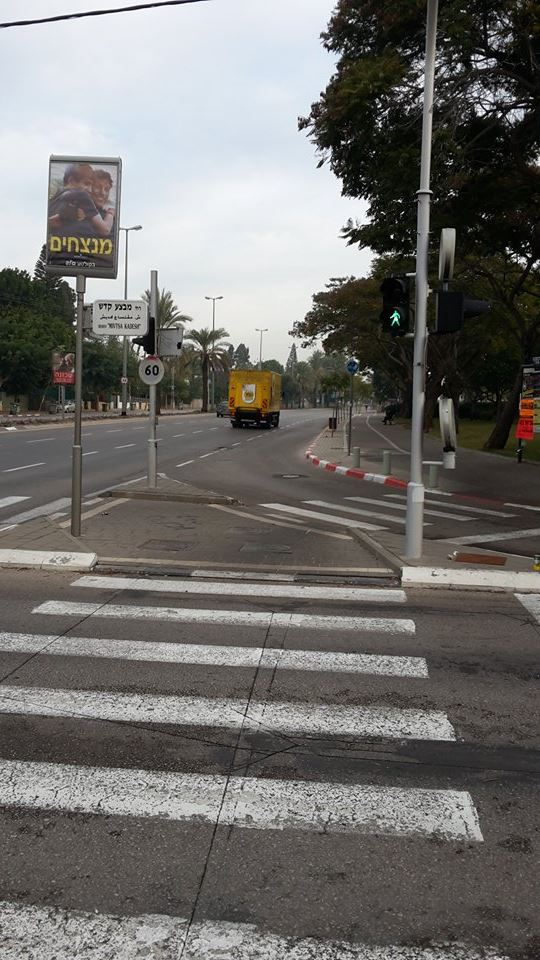
#> input picture src/python/aa.jpg, 540 x 960 px
$ python -i detect_light_state.py   (imports and definitions only)   (Python 2 division)
#> lines starting #> are read from the running program, lines starting #| are printed output that depends on the picture; after the words box and inside, x2 and y2 are one past the last pixel; in counts of white or black regions, pixels touching at a corner belong together
#> further down, picture is the input picture: shape (960, 540, 3); mean B, G, R 108.4, 111.3, 113
import cv2
import os
import math
import numpy as np
import matplotlib
from matplotlib import pyplot as plt


def show_image(i):
    cv2.imshow('image',i)
    k = cv2.waitKey(0) & 0xff
    if k == ord('h'):
        _show_hist_curve(i)
    elif k == 27:
        os._exit(2)
    cv2.destroyAllWindows()

def _split_image(img):
    height, width, _ = img.shape
    return img[0 : (height / 2), 0 : width], img[(height / 2) : height, 0 : width]

def _show_hist_curve(img):
    color = ('b','g','r')
    for i,col in enumerate(color):
        histr = cv2.calcHist([img],[i],None,[256],[0,256])
        plt.plot(histr,color = col)
        plt.xlim([0,256])
    plt.show()

def _heuristic_dominant_color(img, lower_thresh=100, upper_thresh=250):
#> called with lower_thresh = 100, upper_thresh = 250
    lower_green = np.array([50,50,50])
    upper_green = np.array([80,255,255])
    green_mask = cv2.inRange(img, lower_green, upper_green)
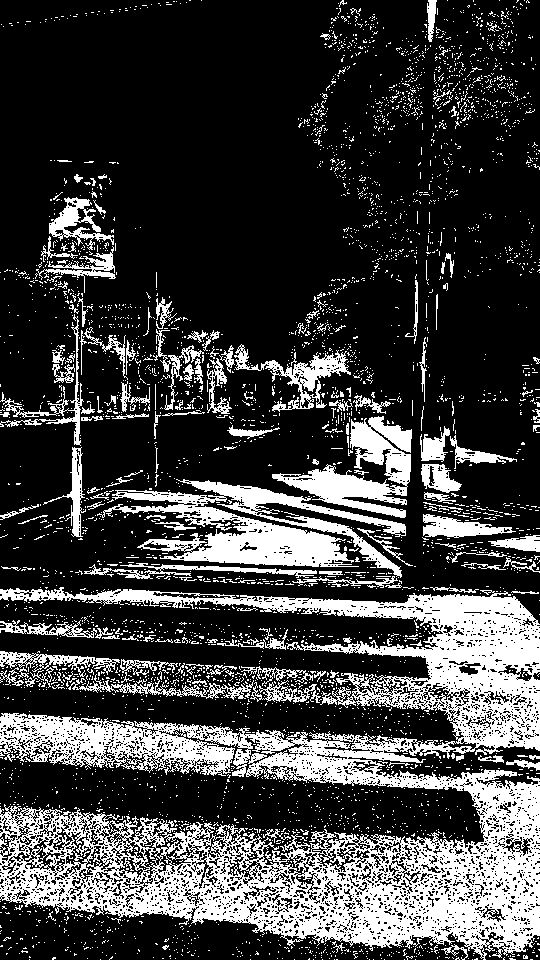
#> green_mask: shape (960, 540); 24.9% white; 4046 white regions (3871 under 20 px), largest, box (x1, y1, x2, y2) and area: (0, 587, 540, 960) 76802, (97, 479, 406, 578) 11021, (272, 416, 412, 518) 5452
    green = cv2.countNonZero(green_mask)
#> green = 129301

    lower_red = np.array([0,50,50])
    upper_red = np.array([7,255,255])
    red_mask = cv2.inRange(img, lower_red, upper_red)
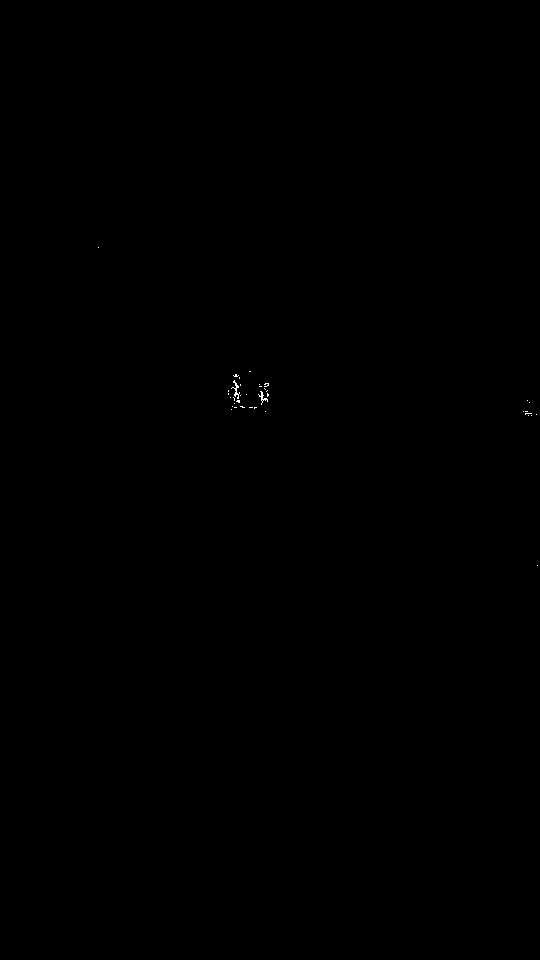
#> red_mask: shape (960, 540); 0.04% white in thin lines or dots, all inside (x1, y1, x2, y2) = (98, 247, 538, 566)

    red = cv2.countNonZero(red_mask)
#> red = 193

    lower_red = np.array([155,50,50])
    upper_red = np.array([180,255,255])
    red_mask = cv2.inRange(img, lower_red, upper_red)
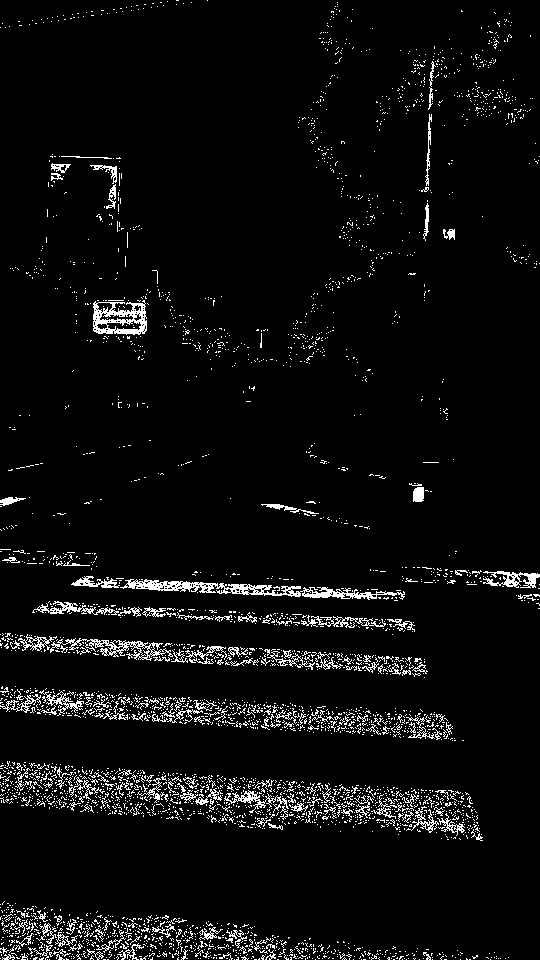
#> red_mask: shape (960, 540); 4.9% white in thin lines or dots
    red += cv2.countNonZero(red_mask)
#> red = 25752

    lower_blue = np.array([90, 50, 50])
    upper_blue = np.array([140, 255, 255])
    blue_mask = cv2.inRange(img, lower_blue, upper_blue)
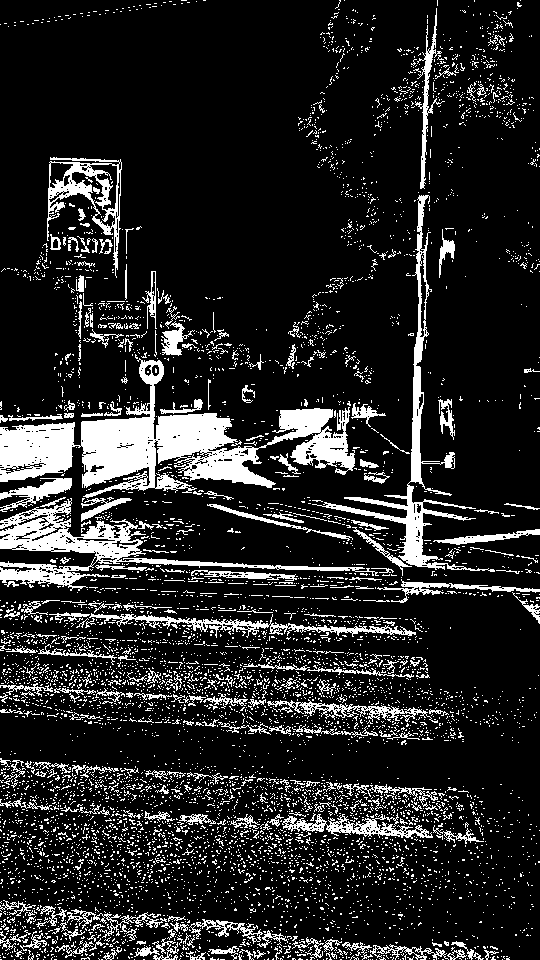
#> blue_mask: shape (960, 540); 14.9% white; 6556 white regions (6260 under 20 px), largest, box (x1, y1, x2, y2) and area: (0, 358, 355, 498) 16928, (0, 498, 379, 591) 6270, (312, 195, 495, 572) 4802
    blue = cv2.countNonZero(blue_mask)
#> blue = 77413

    total = float(red + green + blue)
#> total = 232466
    if total == 0:
        return 'nan', 0, 0

    red /= total
#> red = 0.111
    green /= total
#> green = 0.556
    if red > green:
        return 'red', red, red * total
    return 'green', green, green * total

def detect_light_state(img, match_threshold=0.6, off_threshold=0.5):
    upper_img, lower_img = _split_image(img)
    upper_state, upper_diff, upper_t = _heuristic_dominant_color(upper_img)
    lower_state, lower_diff, lower_t = _heuristic_dominant_color(lower_img)

    possibly_red = (upper_state == 'red' and upper_diff > match_threshold and upper_t > 30 and lower_t * 2 < upper_t and (lower_t < 15 or lower_diff < off_threshold))
    possibly_green = (lower_state =='green' and lower_diff > match_threshold and lower_t > 30 and upper_t * 2 < lower_t and (upper_t < 15 or upper_diff < off_threshold))

    if possibly_green and not possibly_red:
        return 'green'
    elif possibly_red and not possibly_green:

        print upper_state, upper_diff, upper_t
        print lower_state, lower_diff, lower_t

        return 'red'
    else:
        return 'NAN'

>>> import cv2
>>> picture = cv2.imread('aa.jpg')
>>> result = _heuristic_dominant_color(picture)
#> result = ('green', 0.556, 129301)

$ run again, on src/python/both.jpg
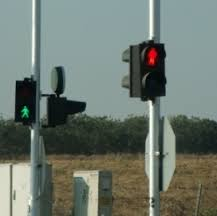
#> input picture src/python/both.jpg, 217 x 216 px
#> picture is the input picture: shape (216, 217, 3); mean B, G, R 110.3, 119.1, 108.5
#> in _heuristic_dominant_color, `green_mask = cv2.inRange(img, lower_green, upper_green)`:
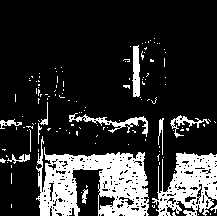
#> green_mask: shape (216, 217); 19.2% white; 133 white regions (120 under 20 px), largest, box (x1, y1, x2, y2) and area: (36, 136, 149, 216) 4769, (152, 152, 217, 216) 2405, (69, 113, 148, 137) 437
#> in _heuristic_dominant_color, `green = cv2.countNonZero(green_mask)`: green = 9010
#> in _heuristic_dominant_color, `red = cv2.countNonZero(red_mask)`: red = 0
#> in _heuristic_dominant_color, `red += cv2.countNonZero(red_mask)`: red = 17526
#> in _heuristic_dominant_color, `blue_mask = cv2.inRange(img, lower_blue, upper_blue)`:
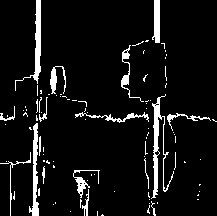
#> blue_mask: shape (216, 217); 7.3% white; 95 white regions (78 under 20 px), largest, box (x1, y1, x2, y2) and area: (151, 94, 174, 199) 584, (15, 0, 41, 91) 461, (29, 123, 39, 216) 416
#> blue = 3423
#> total = 29959
#> in _heuristic_dominant_color, `red /= total`: red = 0.585
#> in _heuristic_dominant_color, `green /= total`: green = 0.301
#> result = ('red', 0.585, 17526)
